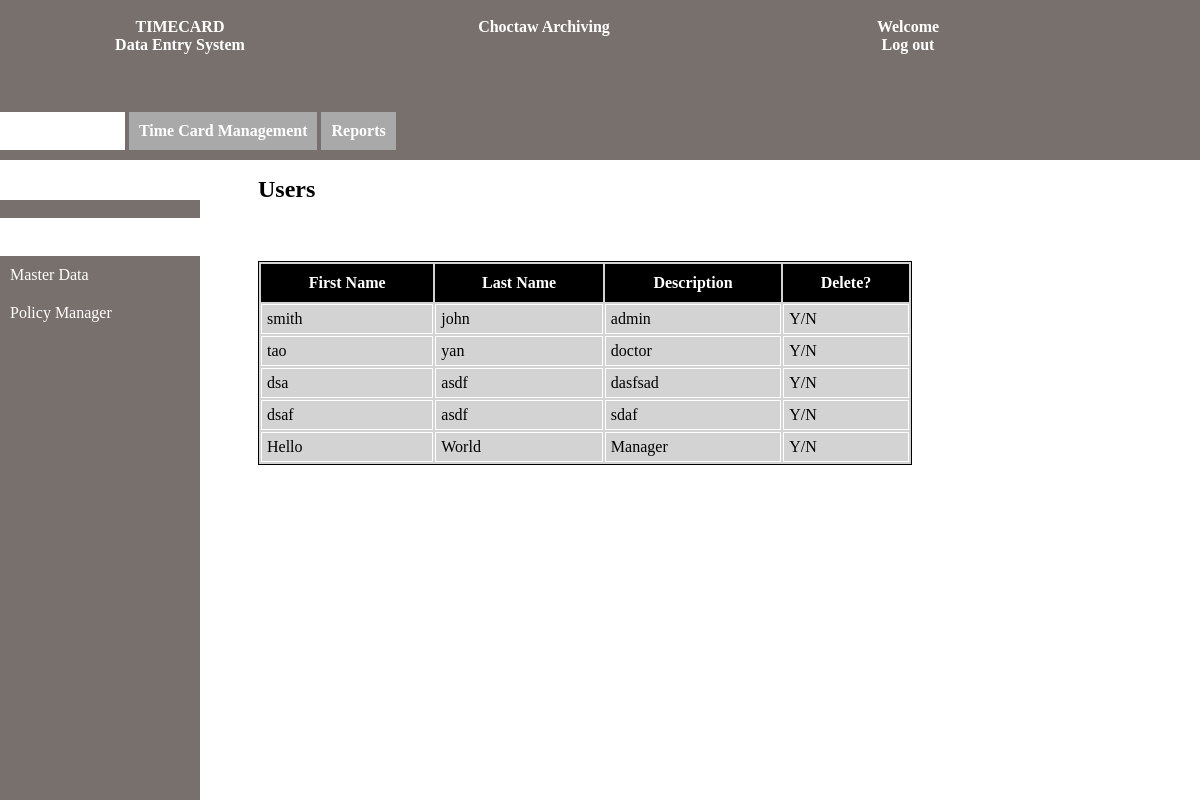
/user_list/, run on an earlier commit of the app's database.
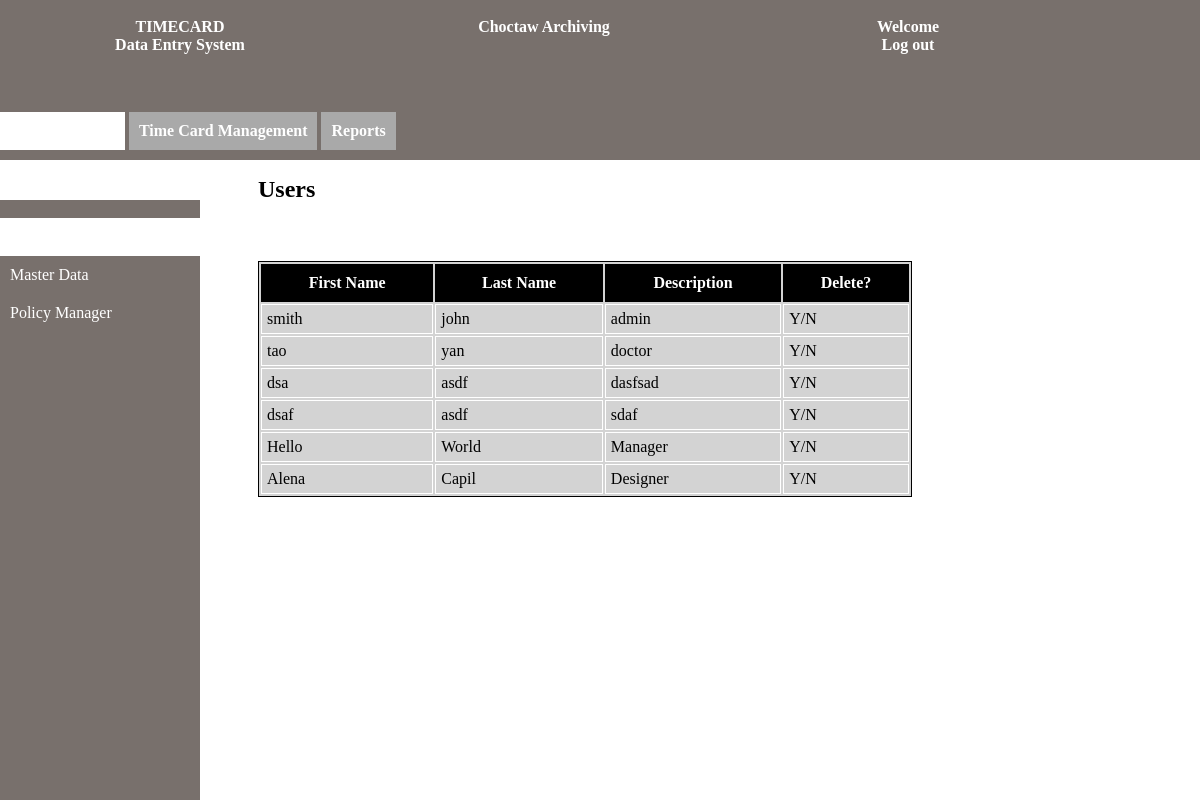
And on a later commit of the database.
### AddUser/models.py (models this page shows)
class User(models.Model):
    First_name = models.CharField(max_length=50)
    Last_name = models.CharField(max_length=50)
    Description = models.CharField(max_length=250)
    LoginIDOrEmail = models.CharField(max_length=250)
    Authority = models.PositiveIntegerField()  # admin or regular, only admin could create user or modify records,regular read-only
    Password  = models.CharField(max_length=250)
    RetypePassword = models.CharField(max_length=250)

### AddUser/views.py (the view)
# urls.py: url(r'^user_list/', user_list, name='show_user_list'),
def user_list(request):
    all_objects = models.User.objects.all()
    context = {'all_objects': all_objects}
    return render(request, 'user_list.html', context)

### templates/user_list.html (shortened to what this page needs)
{% extends "base_template.html" %}
{% block topnav %}
    <a href="{% url 'show_user_list' %}" class="topnav active">Administration</a>
    <a href="{% url 'show_time_card' %}" class="topnav">Time Card Management</a>
    <a href="{% url 'show_time_card' %}" class="topnav">Reports</a>
{% endblock %}
{% block sidenav %}
    <a href="{% url 'show_user_list' %}" class="sidenav active">Users</a>
    <a href="{% url 'show_doctor_list' %}" class="sidenav">Master Data</a>
    <a href="/" class="sidenav">Policy Manager </a>
{% endblock %}
{% block name %}
    Users
{% endblock %}
{% block findadd %}
<a href="{% url 'add_user_form' %}">Add user</a>
{% endblock %}
{%block content%}
<table>
    <tr>
      <th>First Name</th>
      <th>Last Name</th>
      <th>Description</th>
        <th>Delete?</th>
   </tr>
  {% for s in all_objects %}
  <tr>
      <td>   {{ s.First_name }} </td>
      <td>   {{ s.Last_name}} </td>
      <td>   {{s.Description}} </td>
      <td>   Y/N </td>
  </tr>
  {% endfor %}
</table>
{% endblock %}

What changed in the data, as far as the page shows it:
added User: First_name "Alena", Last_name "Capil", Description "Designer"
